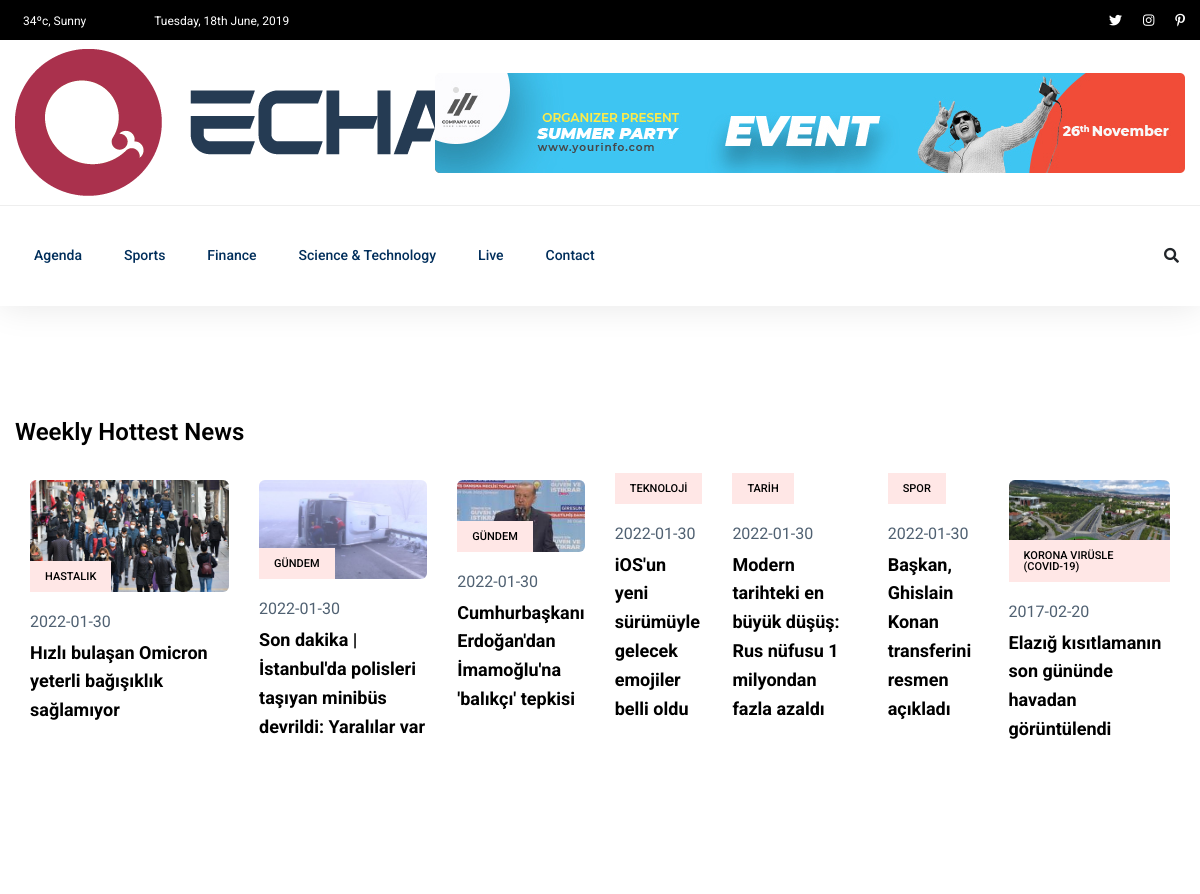
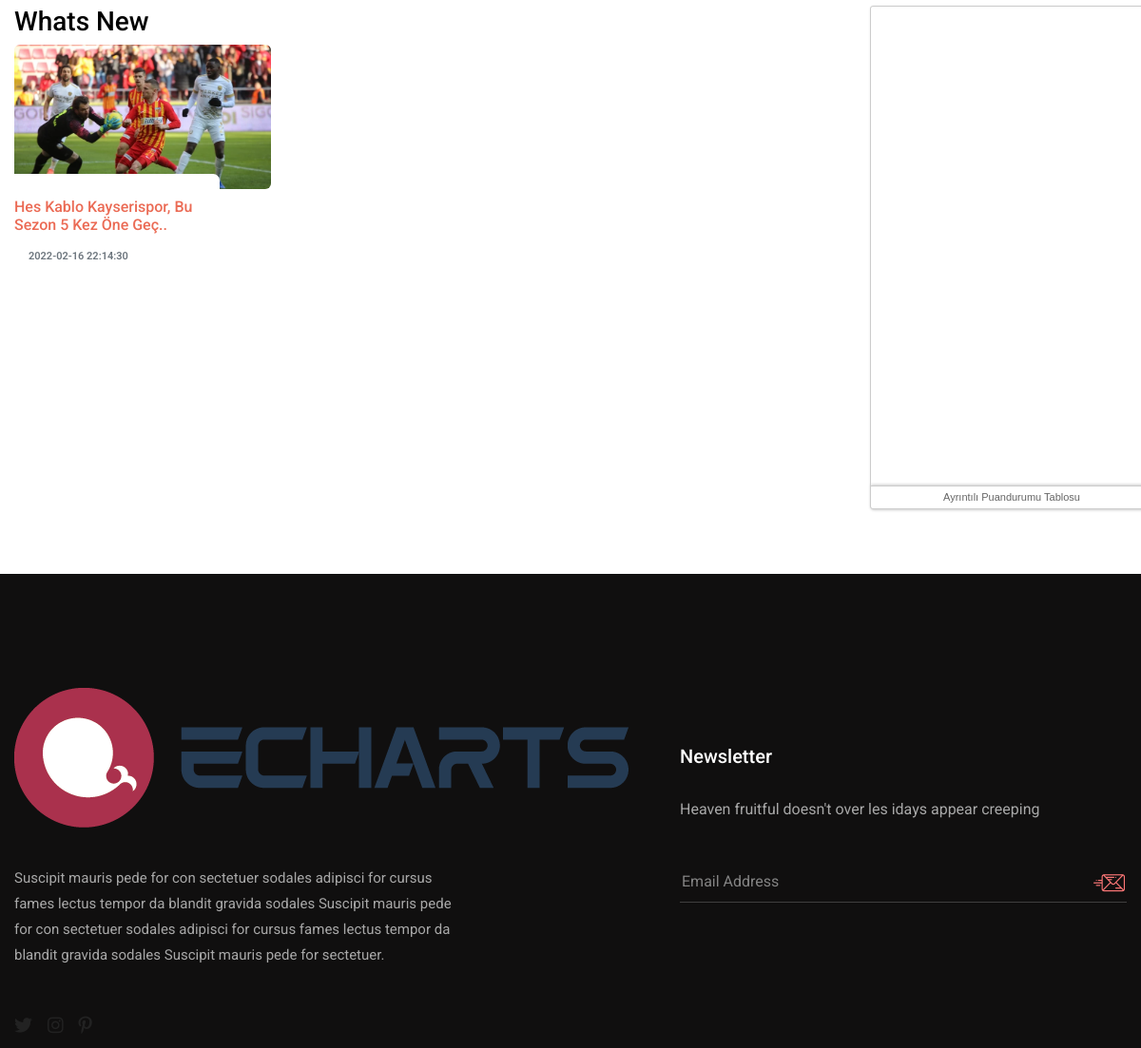
The app's page /sports.php with its own data (2 pictures, top to bottom).
### tables this page shows
CREATE TABLE `slider_post` (
  `post_id` int(11) NOT NULL,
  `resim` text NOT NULL,
  `tarih` date DEFAULT NULL,
  `baslik` varchar(100) NOT NULL,
  `icerik` text NOT NULL,
  `siteurl` text NOT NULL,
  `haberkonu` text NOT NULL
);

CREATE TABLE `gundem_post` (
  `post_id` int(11) NOT NULL,
  `resim` text NOT NULL,
  `tarih` datetime NOT NULL DEFAULT CURRENT_TIMESTAMP,
  `baslik` varchar(100) NOT NULL,
  `icerik` text NOT NULL,
  `katagori` varchar(50) NOT NULL
);

### baglanti/seflink.php (called while the page is built, shortened)
<?php
function seo($str, $options = array())
{
    $str = mb_convert_encoding((string)$str, 'UTF-8', mb_list_encodings());
    $defaults = array(
        'delimiter' => '-',
        'limit' => null,
        'lowercase' => true,
        'replacements' => array(),
        'transliterate' => true
    );
    $options = array_merge($defaults, $options);
    $str = preg_replace(array_keys($options['replacements']), $options['replacements'], $str);
    if ($options['transliterate']) {
        $str = str_replace(array_keys($char_map), $char_map, $str);
    }
    $str = preg_replace('/[^\p{L}\p{Nd}]+/u', $options['delimiter'], $str);
    $str = preg_replace('/(' . preg_quote($options['delimiter'], '/') . '){2,}/', '$1', $str);
    $str = mb_substr($str, 0, ($options['limit'] ? $options['limit'] : mb_strlen($str, 'UTF-8')), 'UTF-8');
    $str = trim($str, $options['delimiter']);
    return $options['lowercase'] ? mb_strtolower($str, 'UTF-8') : $str;
}
?>

### sports.php (the view, shortened to what this page needs)
<?php
 require_once 'baglanti/seflink.php';
?>
<!doctype html>
<html class="no-js" lang="zxx">
<head>
    <link rel="stylesheet" href="assets/css/bootstrap.min.css">
    <link rel="stylesheet" href="assets/css/owl.carousel.min.css">
    <link rel="stylesheet" href="assets/css/ticker-style.css">
    <link rel="stylesheet" href="assets/css/flaticon.css">
    <link rel="stylesheet" href="assets/css/slicknav.css">
    <link rel="stylesheet" href="assets/css/animate.min.css">
    <link rel="stylesheet" href="assets/css/magnific-popup.css">
    <link rel="stylesheet" href="assets/css/fontawesome-all.min.css">
    <link rel="stylesheet" href="assets/css/themify-icons.css">
    <link rel="stylesheet" href="assets/css/slick.css">
    <link rel="stylesheet" href="assets/css/nice-select.css">
    <link rel="stylesheet" href="assets/css/style.css">
</head>
<body>
    <?php
    include 'menu-footer/menu.php';
    ?>
    <main>
        <div class="weekly2-news-area  weekly2-pading">
            <div class="container">
                <div class="weekly2-wrapper">
                    <div class="row">
                        <div class="col-lg-12">
                            <div class="section-tittle mb-30">
                                <h3>Weekly Hottest News</h3>
                            </div>
                        </div>
                    </div>
                    <div class="row">
                        <div class="col-12">
                            <div class="weekly2-news-active dot-style d-flex dot-style">
                                <?php
                        $bilgilerimsor=$db->prepare("SELECT*from slider_post");
                            $bilgilerimsor->execute();
                    $say=0;
                    while ($bilgilerimscek=$bilgilerimsor->fetch(PDO::FETCH_ASSOC)) {$say++?>
                                <div class="weekly2-single">
                                    <div class="weekly2-img">
                                        <img src="<?php echo $bilgilerimscek['resim'] ?>" class="img-fluid" alt="">
                                    </div>
                                    <div class="weekly2-caption">
                                        <span class="color1"><?php echo $bilgilerimscek['haberkonu'] ?></span>
                                        <p><?php echo $bilgilerimscek['tarih'] ?></p>
                                        <h4><a href="<?php echo $bilgilerimscek['siteurl'] ?>"
                                                target="_blank"><?php echo $bilgilerimscek['baslik'] ?></a></h4>
                                    </div>
                                </div>
                                <?php } ?>
                            </div>
                        </div>
                    </div>
                </div>
            </div>
        </div>
        <section class="whats-news-area pt-50 pb-20">
            <div class="container">
                <div class="row">
                    <div class="col-lg-9">
                        <h3>Whats New</h3>
                        <div class="tab-pane fade show active" id="nav-home" role="tabpanel"
                            aria-labelledby="nav-home-tab">
                            <div class="whats-news-caption">
                                <div class="row">
                                    <?php
                                      $bilgilerimsor=$db->prepare("SELECT*from gundem_post where katagori=:katagori  ORDER BY tarih DESC ");
                                      $bilgilerimsor->execute(array(
                                         'katagori'=>'spor'
                                      ));
                                         while ($bilgilerimscek=$bilgilerimsor->fetch(PDO::FETCH_ASSOC)){?>
                                        <div class="col-lg-4 ">
                                            <div class="single-what-news mb-100">
                                                <div class="what-img">
                                                    <img class=" mb-5" src="<?php echo $bilgilerimscek['resim'] ?>">
                                                </div>
                                                <div class="what-cap">
                                                <h6>
                                                    <a href="haber-<?=seo($bilgilerimscek["baslik"]).'-'.$bilgilerimscek["post_id"]?>"
                                                        style="  color: #eb6b55 "
                                                        class="text-capitalize"><?php echo substr($bilgilerimscek['baslik'],0,47) ?>..
                                                    </a>
                                                </h6>
                                                    <span class="text-secondary"><?php echo $bilgilerimscek['tarih'] ?></span>
                                                </div>
                                            </div>
                                        </div>
                                    <?php } ?>
                                </div>
                            </div>
                        </div>
                    </div>
                    <div class="col-lg-3 pb-5 d-none d-xl-block">
                        <div
                            style="font: normal 11px Arial; width: 298px; border: solid 1px #ccc; background: #fff; border-radius: 3px; box-shadow: 1px 1px 3px #ccc;">
                            <iframe frameborder="0" width="298" height="497"
                                src="https://www.trtspor.com.tr/puandurumu-ekle/?lig=1&renk=a&baslik=1&resimler=1&a=8"></iframe>
                            <div
                                style="text-align: center;line-height: 23px;border-top: solid 1px #ccc; color: #666; margin-top: 5px;box-shadow: 0 -1px 3px #ccc;">
                                <a style="text-decoration: none;color: #666; font: normal 11px Arial;"
                                    href="https://www.trtspor.com.tr/puandurumu_ekle.html" target="_blank">Ayrıntılı
                                    Puandurumu Tablosu</a>
                            </div>
                        </div>
                    </div>
                </div>
            </div>
        </section>
    </main>
    <?php
        include 'menu-footer/footer.php';
    ?>
</body>
</html>

### records on screen
slider_post: resim (picture), haberkonu "HASTALIK", tarih "2022-01-30", baslik "Hızlı bulaşan Omicron yeterli bağışıklık sağlamıyor"
slider_post: resim (picture), haberkonu "GÜNDEM", tarih "2022-01-30", baslik "Son dakika | İstanbul'da polisleri taşıyan minibüs devrildi: Yaralılar var"
slider_post: resim (picture), haberkonu "GÜNDEM", tarih "2022-01-30", baslik "Cumhurbaşkanı Erdoğan'dan İmamoğlu'na 'balıkçı' tepkisi"
slider_post: haberkonu "TEKNOLOJİ", tarih "2022-01-30", baslik "iOS'un yeni sürümüyle gelecek emojiler belli oldu"
slider_post: haberkonu "TARİH", tarih "2022-01-30", baslik "Modern tarihteki en büyük düşüş: Rus nüfusu 1 milyondan fazla azaldı"
slider_post: haberkonu "SPOR", tarih "2022-01-30", baslik "Başkan, Ghislain Konan transferini resmen açıkladı"
slider_post: resim (picture), haberkonu "KORONA VIRÜSLE (COVID-19)", tarih "2017-02-20", baslik "Elazığ kısıtlamanın son gününde havadan görüntülendi"
gundem_post: resim (picture), baslik "Hes Kablo Kayserispor, Bu Sezon 5 Kez Öne Geç", tarih "2022-02-16 22:14:30"
